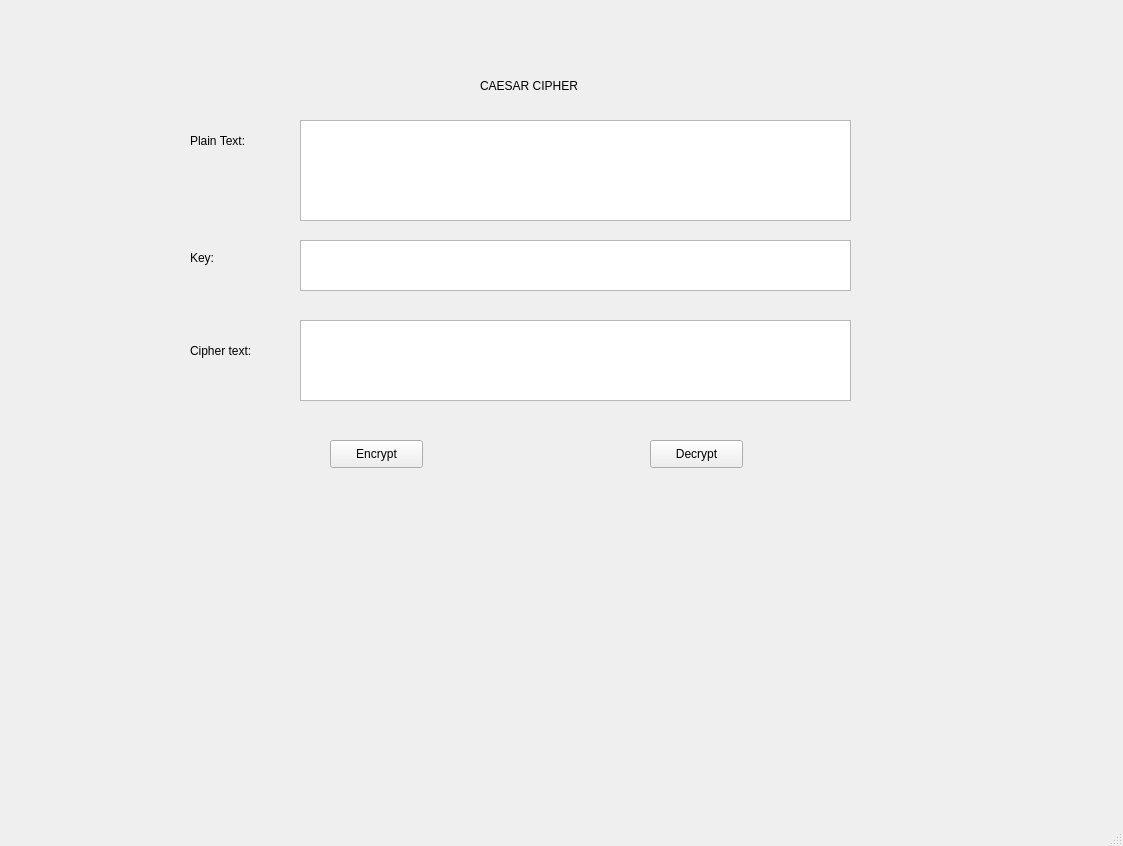
<?xml version="1.0" encoding="UTF-8"?>
<ui version="4.0">
 <class>MainWindow</class>
 <widget class="QMainWindow" name="MainWindow">
  <property name="geometry">
   <rect>
    <x>0</x>
    <y>0</y>
    <width>1123</width>
    <height>846</height>
   </rect>
  </property>
  <property name="windowTitle">
   <string>MainWindow</string>
  </property>
  <widget class="QWidget" name="centralwidget">
   <widget class="QLabel" name="label">
    <property name="geometry">
     <rect>
      <x>480</x>
      <y>70</y>
      <width>191</width>
      <height>31</height>
     </rect>
    </property>
    <property name="text">
     <string>CAESAR CIPHER</string>
    </property>
   </widget>
   <widget class="QLabel" name="label_2">
    <property name="geometry">
     <rect>
      <x>190</x>
      <y>130</y>
      <width>71</width>
      <height>21</height>
     </rect>
    </property>
    <property name="text">
     <string>Plain Text:</string>
    </property>
   </widget>
   <widget class="QLabel" name="label_3">
    <property name="geometry">
     <rect>
      <x>190</x>
      <y>250</y>
      <width>55</width>
      <height>16</height>
     </rect>
    </property>
    <property name="text">
     <string>Key:</string>
    </property>
   </widget>
   <widget class="QLabel" name="label_4">
    <property name="geometry">
     <rect>
      <x>190</x>
      <y>340</y>
      <width>81</width>
      <height>21</height>
     </rect>
    </property>
    <property name="text">
     <string>Cipher text:</string>
    </property>
   </widget>
   <widget class="QPlainTextEdit" name="txt_plaintext">
    <property name="geometry">
     <rect>
      <x>300</x>
      <y>120</y>
      <width>551</width>
      <height>101</height>
     </rect>
    </property>
   </widget>
   <widget class="QPlainTextEdit" name="txt_key">
    <property name="geometry">
     <rect>
      <x>300</x>
      <y>240</y>
      <width>551</width>
      <height>51</height>
     </rect>
    </property>
   </widget>
   <widget class="QPlainTextEdit" name="txt_ciphertext">
    <property name="geometry">
     <rect>
      <x>300</x>
      <y>320</y>
      <width>551</width>
      <height>81</height>
     </rect>
    </property>
   </widget>
   <widget class="QPushButton" name="btn_encrypt">
    <property name="geometry">
     <rect>
      <x>330</x>
      <y>440</y>
      <width>93</width>
      <height>28</height>
     </rect>
    </property>
    <property name="text">
     <string>Encrypt</string>
    </property>
   </widget>
   <widget class="QPushButton" name="btn_decrypt">
    <property name="geometry">
     <rect>
      <x>650</x>
      <y>440</y>
      <width>93</width>
      <height>28</height>
     </rect>
    </property>
    <property name="text">
     <string>Decrypt</string>
    </property>
   </widget>
  </widget>
  <widget class="QMenuBar" name="menubar">
   <property name="geometry">
    <rect>
     <x>0</x>
     <y>0</y>
     <width>1123</width>
     <height>26</height>
    </rect>
   </property>
  </widget>
  <widget class="QStatusBar" name="statusbar"/>
 </widget>
 <resources/>
 <connections/>
</ui>
